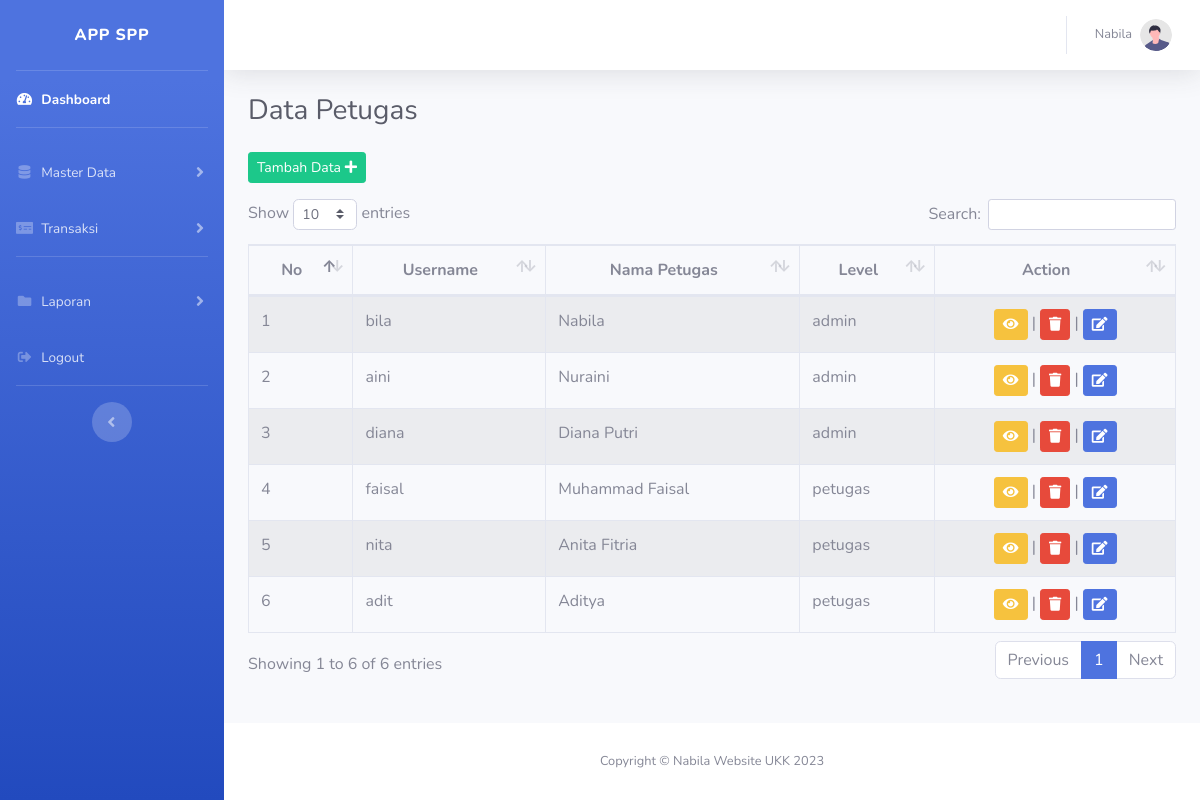
The app's page /admin/index.php?hal=dataPetugas (signed in) with its own data.
### tables this page shows
CREATE TABLE `tb_petugas` (
  `id_petugas` int(11) NOT NULL,
  `username` varchar(100) NOT NULL,
  `password` varchar(100) NOT NULL,
  `nama_petugas` varchar(100) NOT NULL,
  `level` enum('admin','petugas') NOT NULL
);

### admin/dataPetugas.php (the view)
<?php
include "../config/koneksi.php";
$query = $conn -> query("SELECT * FROM tb_petugas")
?>
<div class="d-sm-flex align-items-center justify-content-between mb-4">
 <h1 class="h3 mb-0 text-gray-800">Data Petugas</h1>
</div>
<a href="?hal=tambahPetugas" class="btn btn-sm btn-success mb-3">
     Tambah Data <i class="fa fa-plus"></i>
</a>
<table class="table table-striped table-bordered" id="dataTable">
    <thead>
        <tr>
            <th class="text-center">No</th>
            <th class="text-center">Username</th>
            <th class="text-center">Nama Petugas</th>
            <th class="text-center">Level</th>
            <th class="text-center">Action</th>
        </tr>
    </thead>
    <tbody>
        <?php
        $i=1;
        foreach($query as $data){
            ?>
        <tr>
            <td><?php echo $i++; ?></td>
            <td><?php echo $data['username']?></td>
            <td><?php echo $data['nama_petugas']?></td>
            <td><?php echo $data['level']?></td>
            <td>
                <center>
                    <a href="index.php?hal=detailPetugas&amp;id=<?php echo $data['id_petugas']?>" class="btn btn-sm btn-warning" title="Detai Petugas"><i class="fa fa-eye"></i></a> |
                    <a href="prosesPetugas.php?delete=<?php echo $data['id_petugas']?>" class="btn btn-sm btn-danger" onclick=" return confirm('apakah anda yakin ingin menghapus?');" title="Hapus Data"><i class="fa fa-trash"></i></a> |
                    <a href="index.php?hal=editPetugas&amp;id=<?php echo $data['id_petugas']?>" class="btn btn-sm btn-primary" title="Edit Data"><i class="fa fa-edit"></i></a>
                </center>
            </td>
        </tr>
        <?php }?>
    </tbody>
</table>

### records on screen
tb_petugas: username "bila", nama_petugas "Nabila", level "admin"
tb_petugas: username "aini", nama_petugas "Nuraini", level "admin"
tb_petugas: username "diana", nama_petugas "Diana Putri", level "admin"
tb_petugas: username "faisal", nama_petugas "Muhammad Faisal", level "petugas"
tb_petugas: username "nita", nama_petugas "Anita Fitria", level "petugas"
tb_petugas: username "adit", nama_petugas "Aditya", level "petugas"

### other values on screen
$nama_petugas "Nabila"
